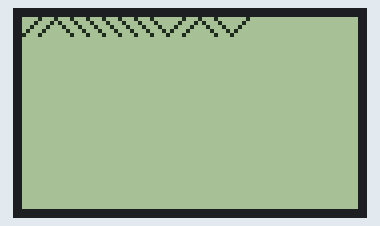
Recording of a sketch running on a simulated Arduino Uno, built with avr-gcc and run on an emulated ATmega328P. On the bench: 84×48 one-colour display. Random numbers use the default seed unless the sketch sets one.

Above: at 0.52 s.
At 1.47 s:
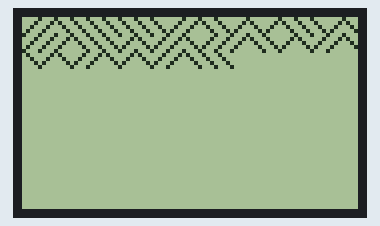
At 2.38 s:
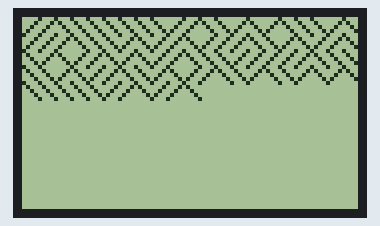
At 3.28 s:
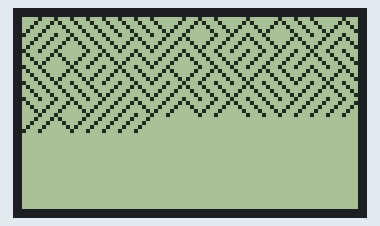
At 4.48 s:
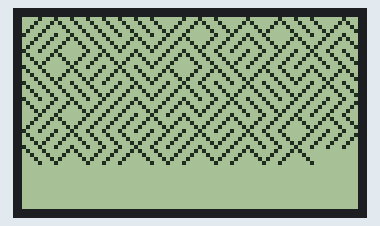
At 5.9 s:
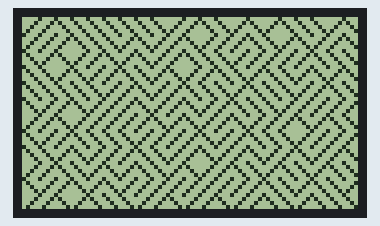

The sketch:

10PRINT.ino
```cpp
#include <Adafruit_GFX.h>
#include <Adafruit_PCD8544.h>
#include <Wire.h>
#include <SPI.h>

// LCD pins
#define RST 12
#define CE  13
#define DC  11
#define DIN  10
#define CLK  9

Adafruit_PCD8544 display = Adafruit_PCD8544(CLK, DIN, DC, CE, RST);

void setup(){
	// setup display
	display.begin();
	display.setContrast(40);
	display.clearDisplay();
	display.display();

	// This function avoid the same random sequence
	randomSeed(analogRead(0));
}

float randNumber;
int width = display.width();
int height = display.height();
int x = 0, y = 0, offset = 4;

void loop(){
	while(y <= height){
		// Random number between 0.00 and 1
		randNumber = random(101) / 100.0 ;

		if(randNumber < 0.5)
			display.drawLine(x, y, x+offset, y+offset, 1);
		else
			display.drawLine(x, y+offset, x+offset, y, 1);

		x += offset;

		if(x >= width){
			x = 0;
			y += offset;
		}

		delay(10);
		display.display();
	}
}
```
